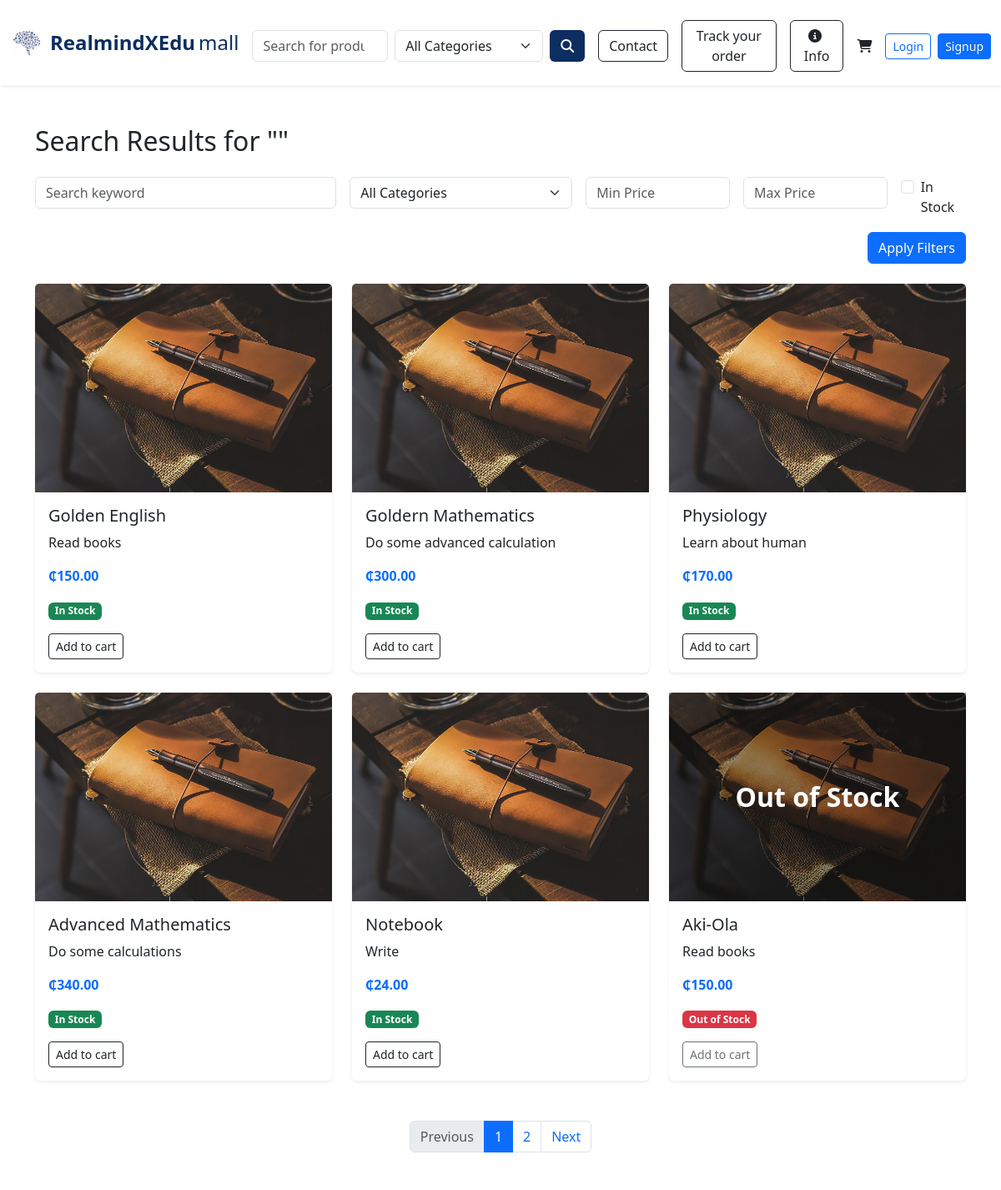
Before: /search (upper part) with the older database file.
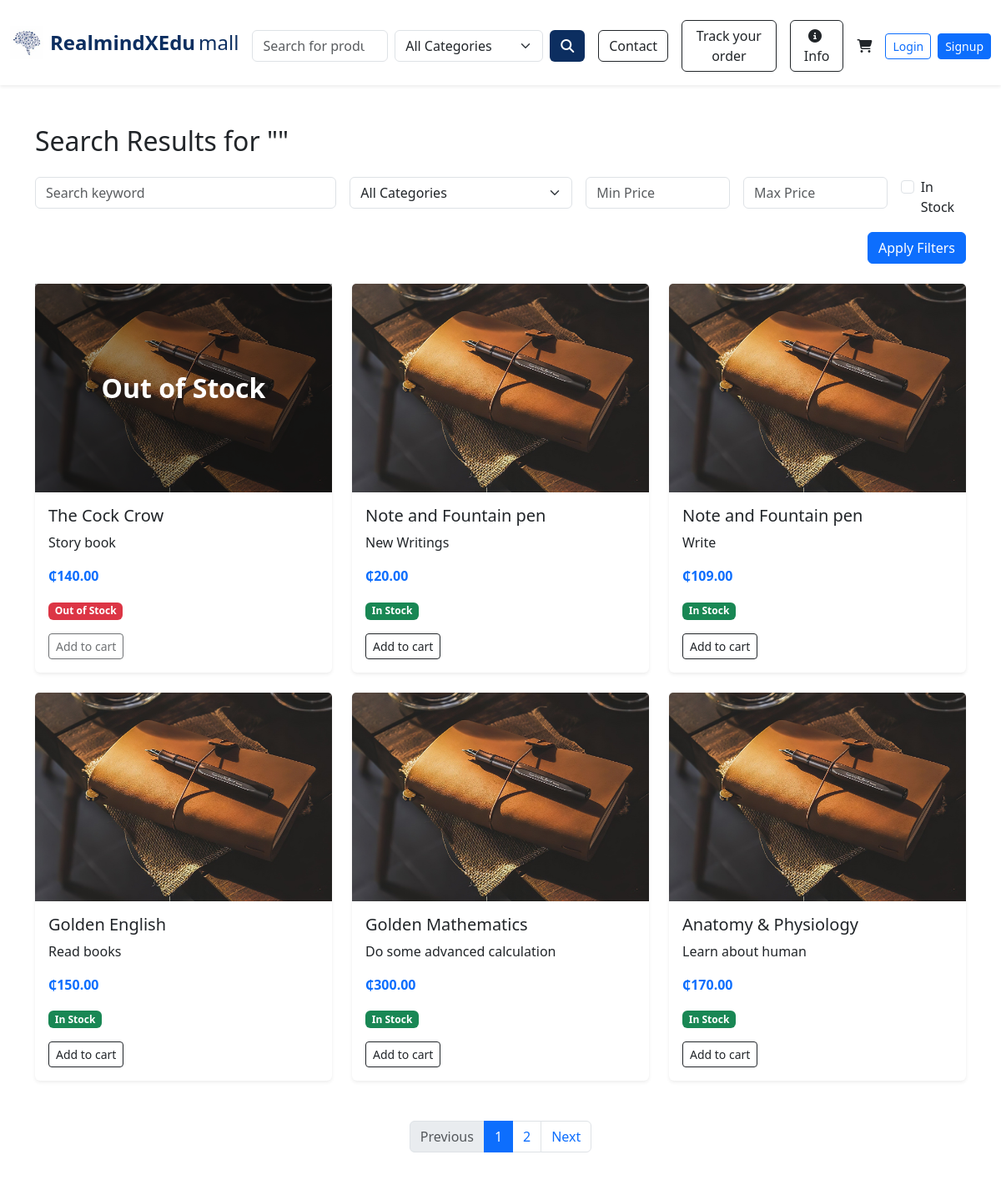
After: the same page with the newer database file.
### e_commerce/models/products.py (models this page shows, shortened)
class Product(db.Model):
    __tablename__ = 'product'  # Optional, but makes FK references safer
    id = db.Column(db.Integer, primary_key=True)
    name = db.Column(db.String(120), nullable=False)
    description = db.Column(db.Text, nullable=False)
    price = db.Column(db.Float, nullable=False)
    discount_percentage = db.Column(db.Float, default=0.0)
    image_filename = db.Column(db.String(120))
    in_stock = db.Column(db.Boolean, default=True)
    date_created = db.Column(db.DateTime, default=datetime.utcnow)
    author = db.Column(db.String(120), nullable=True)
    brand = db.Column(db.String(120), nullable=True)
    grade = db.Column(db.String(50), nullable=True)
    level = db.Column(db.String(50), nullable=True)
    subject = db.Column(db.String(100), nullable=True)
    ratings = db.relationship('ProductRating', back_populates='product', lazy=True)
    category_id = db.Column(db.Integer, db.ForeignKey('category.id'))
    category = db.relationship('Category', back_populates='products')
    order_items = db.relationship('OrderItem', backref='product', lazy=True)

### e_commerce/routes/main_routes.py (the view)
@main_bp.route('/search')
def search():
    query = request.args.get('q', '').strip()
    category_id = request.args.get('category', type=int)
    min_price = request.args.get('min_price', type=float)
    max_price = request.args.get('max_price', type=float)
    in_stock = request.args.get('in_stock') == '1'
    page = request.args.get('page', 1, type=int)
    per_page = 6  # You can customize or make it dynamic
    products_query = Product.query.filter(
        db.or_(
            Product.name.ilike(f"%{query}%"),
            Product.author.ilike(f"%{query}%"),
            Product.brand.ilike(f"%{query}%"),
            Product.subject.ilike(f"%{query}%"),
            Product.grade.ilike(f"%{query}"),
            Product.level.ilike(f"%{query}")
        )
    )
    if category_id:
        products_query = products_query.filter_by(category_id=category_id)
    if min_price is not None:
        products_query = products_query.filter(Product.price >= min_price)
    if max_price is not None:
        products_query = products_query.filter(Product.price <= max_price)
    if in_stock:
        products_query = products_query.filter_by(in_stock=True)
    products = products_query.order_by(Product.date_created.desc()).paginate(
        page=page,
        per_page=per_page,
        error_out=False
    )
    categories = Category.query.order_by(Category.name).all()
    return render_template(
        'search_results.html',
        products=products,
        query=query,
        categories=categories
    )

### e_commerce/templates/search_results.html (shortened to what the changed rows need)
{% extends "index.html" %}
{% block content %}
<div class="container my-5">
  <h2 class="mb-4">Search Results for "{{ query }}"</h2>
  {% if products.items %}
    <div class="row">
      {% for product in products.items %}
        <div class="col-md-4 mb-4">
          <div class="card h-100 shadow-sm border-0">
            <div class="position-relative" style="height: 250px;">
              <img
                src="{{ url_for('static', filename='uploads/' ~ product.image_filename) }}"
                class="card-img-top"
                alt="{{ product.name }}"
                style="height: 100%; object-fit: cover;"
              >
              {% if not product.in_stock %}
              <div class="position-absolute top-0 start-0 w-100 h-100 d-flex justify-content-center align-items-center"
                   style="background-color: rgba(0, 0, 0, 0.4); z-index: 10;">
                <span class="text-white fw-bold" style="font-size: 2rem;">Out of Stock</span>
              </div>
              {% endif %}
            </div>
            <div class="card-body">
              <h5 class="card-title">{{ product.name }}</h5>
              <p class="card-text">{{ product.description[:100] }}{% if product.description|length > 100 %}...{% endif %}</p>
              <p class="text-primary fw-bold">₵{{ '%.2f'|format(product.price) }}</p>
              {% if product.in_stock %}
                <span class="badge bg-success mb-2">In Stock</span>
              {% else %}
                <span class="badge bg-danger mb-2">Out of Stock</span>
              {% endif %}
              <br>
              {% if product.in_stock %}
              <form method="POST" action="{{ url_for('cart.add_to_cart', product_id=product.id) }}">
                <button type="submit" class="btn btn-outline-dark btn-sm mt-2">Add to cart</button>
              </form>
              {% else %}
              <button class="btn btn-outline-dark btn-sm mt-2" disabled>Add to cart</button>
              {% endif %}
            </div>
          </div>
        </div>
      {% endfor %}
    </div>
    <nav aria-label="Search result pages">
      <ul class="pagination justify-content-center mt-4">
        {% for p in products.iter_pages(left_edge=1, right_edge=1, left_current=1, right_current=2) %}
          {% if p %}
            <li class="page-item {% if p == products.page %}active{% endif %}">
              <a class="page-link" href="{{ url_for('main.search', page=p, **request.args.to_dict()) }}">{{ p }}</a>
            </li>
          {% else %}
            <li class="page-item disabled"><span class="page-link">…</span></li>
          {% endif %}
        {% endfor %}
      </ul>
    </nav>
  {% else %}
    <div class="alert alert-warning text-center">No products found for "{{ query }}"</div>
  {% endif %}
</div>
{% endblock %}

Changed rows visible on the page:
no longer on this page (row unchanged): Product: image_filename (picture), name "Advanced Mathematics", description "Do some calculations", price "340.00", in_stock "In Stock"
no longer on this page (row unchanged): Product: image_filename (picture), name "Notebook", description "Write", price "24.00", in_stock "In Stock"
no longer on this page (row unchanged): Product: image_filename (picture), in_stock "Out of Stock", name "Aki-Ola", description "Read books", price "150.00"
added Product: image_filename (picture), in_stock "Out of Stock", name "The Cock Crow", description "Story book", price "140.00"
added Product: image_filename (picture), name "Note and Fountain pen", description "New Writings", price "20.00", in_stock "In Stock"
added Product: image_filename (picture), name "Note and Fountain pen", description "Write", price "109.00", in_stock "In Stock"
changed Product "Do some advanced calculation": name "Goldern Mathematics" → "Golden Mathematics"
changed Product "Learn about human": name "Physiology" → "Anatomy & Physiology"
